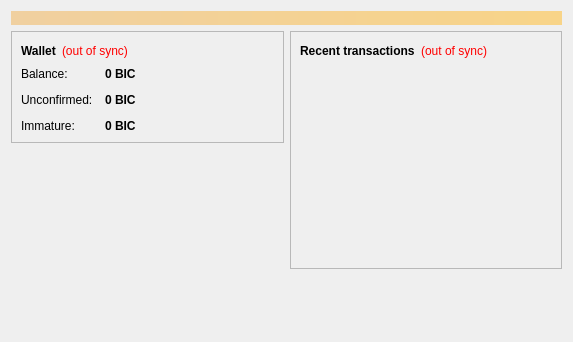
<?xml version="1.0" encoding="UTF-8"?>
<ui version="4.0">
 <class>OverviewPage</class>
 <widget class="QWidget" name="OverviewPage">
  <property name="geometry">
   <rect>
    <x>0</x>
    <y>0</y>
    <width>573</width>
    <height>342</height>
   </rect>
  </property>
  <property name="windowTitle">
   <string>Form</string>
  </property>
  <layout class="QVBoxLayout" name="topLayout">
   <item>
    <widget class="QLabel" name="labelAlerts">
     <property name="visible">
      <bool>false</bool>
     </property>
     <property name="styleSheet">
      <string notr="true">background-color: qlineargradient(x1: 0, y1: 0, x2: 1, y2: 0, stop:0 #F0D0A0, stop:1 #F8D488); color:#000000;</string>
     </property>
     <property name="wordWrap">
      <bool>true</bool>
     </property>
     <property name="margin">
      <number>3</number>
     </property>
    </widget>
   </item>
   <item>
    <layout class="QHBoxLayout" name="horizontalLayout" stretch="1,1">
     <item>
      <layout class="QVBoxLayout" name="verticalLayout_2">
       <item>
        <widget class="QFrame" name="frame">
         <property name="frameShape">
          <enum>QFrame::StyledPanel</enum>
         </property>
         <property name="frameShadow">
          <enum>QFrame::Raised</enum>
         </property>
         <layout class="QVBoxLayout" name="verticalLayout_4">
          <item>
           <layout class="QHBoxLayout" name="horizontalLayout_4">
            <item>
             <widget class="QLabel" name="label_5">
              <property name="font">
               <font>
                <weight>75</weight>
                <bold>true</bold>
               </font>
              </property>
              <property name="text">
               <string>Wallet</string>
              </property>
             </widget>
            </item>
            <item>
             <widget class="QLabel" name="labelWalletStatus">
              <property name="toolTip">
               <string>The displayed information may be out of date. Your wallet automatically synchronizes with the Bestericoin network after a connection is established, but this process has not completed yet.</string>
              </property>
              <property name="styleSheet">
               <string notr="true">QLabel { color: red; }</string>
              </property>
              <property name="text">
               <string notr="true">(out of sync)</string>
              </property>
              <property name="alignment">
               <set>Qt::AlignLeading|Qt::AlignLeft|Qt::AlignVCenter</set>
              </property>
             </widget>
            </item>
            <item>
             <spacer name="horizontalSpacer_2">
              <property name="orientation">
               <enum>Qt::Horizontal</enum>
              </property>
              <property name="sizeHint" stdset="0">
               <size>
                <width>40</width>
                <height>20</height>
               </size>
              </property>
             </spacer>
            </item>
           </layout>
          </item>
          <item>
           <layout class="QFormLayout" name="formLayout_2">
            <property name="fieldGrowthPolicy">
             <enum>QFormLayout::AllNonFixedFieldsGrow</enum>
            </property>
            <property name="horizontalSpacing">
             <number>12</number>
            </property>
            <property name="verticalSpacing">
             <number>12</number>
            </property>
            <item row="0" column="0">
             <widget class="QLabel" name="label">
              <property name="text">
               <string>Balance:</string>
              </property>
             </widget>
            </item>
            <item row="0" column="1">
             <widget class="QLabel" name="labelBalance">
              <property name="font">
               <font>
                <weight>75</weight>
                <bold>true</bold>
               </font>
              </property>
              <property name="cursor">
               <cursorShape>IBeamCursor</cursorShape>
              </property>
              <property name="toolTip">
               <string>Your current balance</string>
              </property>
              <property name="text">
               <string notr="true">0 BIC</string>
              </property>
              <property name="textInteractionFlags">
               <set>Qt::LinksAccessibleByMouse|Qt::TextSelectableByKeyboard|Qt::TextSelectableByMouse</set>
              </property>
             </widget>
            </item>
            <item row="1" column="0">
             <widget class="QLabel" name="label_3">
              <property name="text">
               <string>Unconfirmed:</string>
              </property>
             </widget>
            </item>
            <item row="1" column="1">
             <widget class="QLabel" name="labelUnconfirmed">
              <property name="font">
               <font>
                <weight>75</weight>
                <bold>true</bold>
               </font>
              </property>
              <property name="cursor">
               <cursorShape>IBeamCursor</cursorShape>
              </property>
              <property name="toolTip">
               <string>Total of transactions that have yet to be confirmed, and do not yet count toward the current balance</string>
              </property>
              <property name="text">
               <string notr="true">0 BIC</string>
              </property>
              <property name="textInteractionFlags">
               <set>Qt::LinksAccessibleByMouse|Qt::TextSelectableByKeyboard|Qt::TextSelectableByMouse</set>
              </property>
             </widget>
            </item>
            <item row="2" column="0">
             <widget class="QLabel" name="labelImmatureText">
              <property name="text">
               <string>Immature:</string>
              </property>
             </widget>
            </item>
            <item row="2" column="1">
             <widget class="QLabel" name="labelImmature">
              <property name="font">
               <font>
                <weight>75</weight>
                <bold>true</bold>
               </font>
              </property>
              <property name="toolTip">
               <string>Mined balance that has not yet matured</string>
              </property>
              <property name="text">
               <string notr="true">0 BIC</string>
              </property>
              <property name="textInteractionFlags">
               <set>Qt::LinksAccessibleByMouse|Qt::TextSelectableByKeyboard|Qt::TextSelectableByMouse</set>
              </property>
             </widget>
            </item>
           </layout>
          </item>
         </layout>
        </widget>
       </item>
       <item>
        <spacer name="verticalSpacer">
         <property name="orientation">
          <enum>Qt::Vertical</enum>
         </property>
         <property name="sizeHint" stdset="0">
          <size>
           <width>20</width>
           <height>40</height>
          </size>
         </property>
        </spacer>
       </item>
      </layout>
     </item>
     <item>
      <layout class="QVBoxLayout" name="verticalLayout_3">
       <item>
        <widget class="QFrame" name="frame_2">
         <property name="frameShape">
          <enum>QFrame::StyledPanel</enum>
         </property>
         <property name="frameShadow">
          <enum>QFrame::Raised</enum>
         </property>
         <layout class="QVBoxLayout" name="verticalLayout">
          <item>
           <layout class="QHBoxLayout" name="horizontalLayout_2">
            <item>
             <widget class="QLabel" name="label_4">
              <property name="text">
               <string>&lt;b&gt;Recent transactions&lt;/b&gt;</string>
              </property>
             </widget>
            </item>
            <item>
             <widget class="QLabel" name="labelTransactionsStatus">
              <property name="toolTip">
               <string>The displayed information may be out of date. Your wallet automatically synchronizes with the Bestericoin network after a connection is established, but this process has not completed yet.</string>
              </property>
              <property name="styleSheet">
               <string notr="true">QLabel { color: red; }</string>
              </property>
              <property name="text">
               <string notr="true">(out of sync)</string>
              </property>
              <property name="alignment">
               <set>Qt::AlignRight|Qt::AlignTrailing|Qt::AlignVCenter</set>
              </property>
             </widget>
            </item>
            <item>
             <spacer name="horizontalSpacer">
              <property name="orientation">
               <enum>Qt::Horizontal</enum>
              </property>
              <property name="sizeHint" stdset="0">
               <size>
                <width>40</width>
                <height>20</height>
               </size>
              </property>
             </spacer>
            </item>
           </layout>
          </item>
          <item>
           <widget class="QListView" name="listTransactions">
            <property name="styleSheet">
             <string notr="true">QListView { background: transparent; }</string>
            </property>
            <property name="frameShape">
             <enum>QFrame::NoFrame</enum>
            </property>
            <property name="verticalScrollBarPolicy">
             <enum>Qt::ScrollBarAlwaysOff</enum>
            </property>
            <property name="horizontalScrollBarPolicy">
             <enum>Qt::ScrollBarAlwaysOff</enum>
            </property>
            <property name="selectionMode">
             <enum>QAbstractItemView::NoSelection</enum>
            </property>
           </widget>
          </item>
         </layout>
        </widget>
       </item>
       <item>
        <spacer name="verticalSpacer_2">
         <property name="orientation">
          <enum>Qt::Vertical</enum>
         </property>
         <property name="sizeHint" stdset="0">
          <size>
           <width>20</width>
           <height>40</height>
          </size>
         </property>
        </spacer>
       </item>
      </layout>
     </item>
    </layout>
   </item>
  </layout>
 </widget>
 <resources/>
 <connections/>
</ui>
